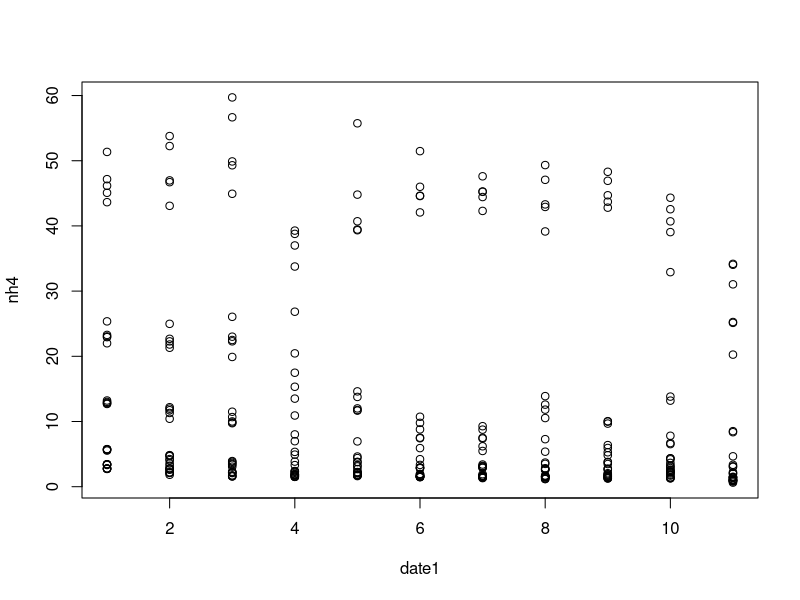
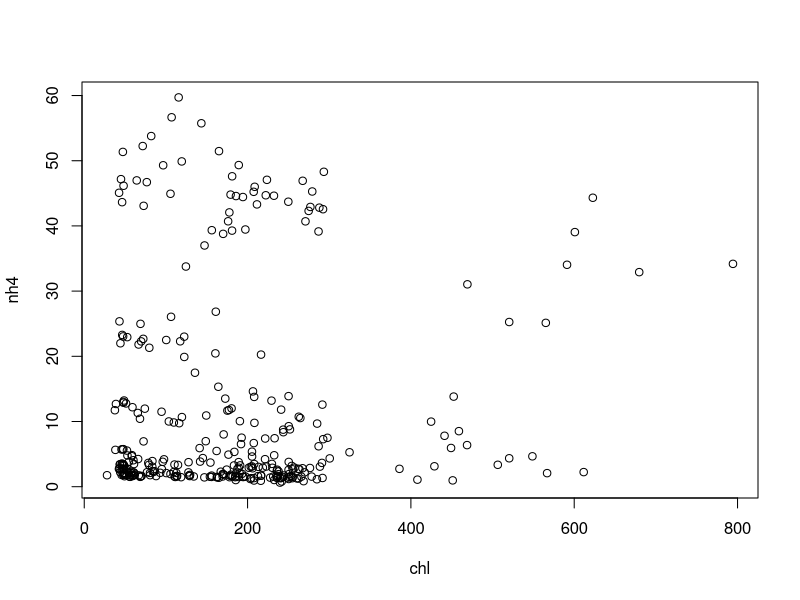

Here is the R script that generated these plots, in order: (Note: this script raises an error after producing the figures.)
dat <- read.csv("Algae_Nutrient.csv")
str(dat)
with(dat,plot(date1,nh4))
with(dat,plot(chl,nh4))
library(ggplot2)
library(tidyverse)

dat1 <- dat %>% filter(rep==3,treat==9)
mod <- nls(chl~logist(r=r,k=k,t=date1,n=44),data = dat1,start = list(r=.1,k=150))

plot(predict(mod))
with(dat1, plot(date1,chl))

ggplot(aes(nh4+no3,chl),data = dat)+geom_point(aes(color=as.factor(treat)))

ggplot(aes(chl, nh4+no3),data = dat)+geom_point(aes(color=as.factor(treat)))
ggplot(aes(date1, chl),data = dat)+geom_point(aes(color=as.factor(treat))) +
 facet_wrap(~as.factor(rep))

ggplot(aes(date1,nh4+no3),data = dat)+geom_point(aes(color=as.factor(treat)))

ggplot(aes(date1,no3),data = dat)+geom_point(aes(color=as.factor(treat)))


con <- dat %>%
  group_by(control,Treatment) %>%
  select(nh41,nh42,chl1,chl2,Num_Daphnia, control,Treatment)%>%
  summarize(avg_nh41 = mean(nh41,na.rm = TRUE),
            avg_nh42 = mean(nh42, na.rm = TRUE),avg_chl1 = mean(chl1, na.rm = TRUE),
            avg_chl2 = mean(chl2,na.rm = TRUE))

con$diff_nh <- with(con,avg_nh41-avg_nh42)

with(con, plot(diff_nh))

new <- c(0.657-.48,.221-.634,.125-(-.265),.636-.264,1.17-(-.393),0.185-.0333,
         .877-1.12)
treat <- c(1,2,3,4,5,6,7)



ggplot(aes(treat,new))+geom_point()

